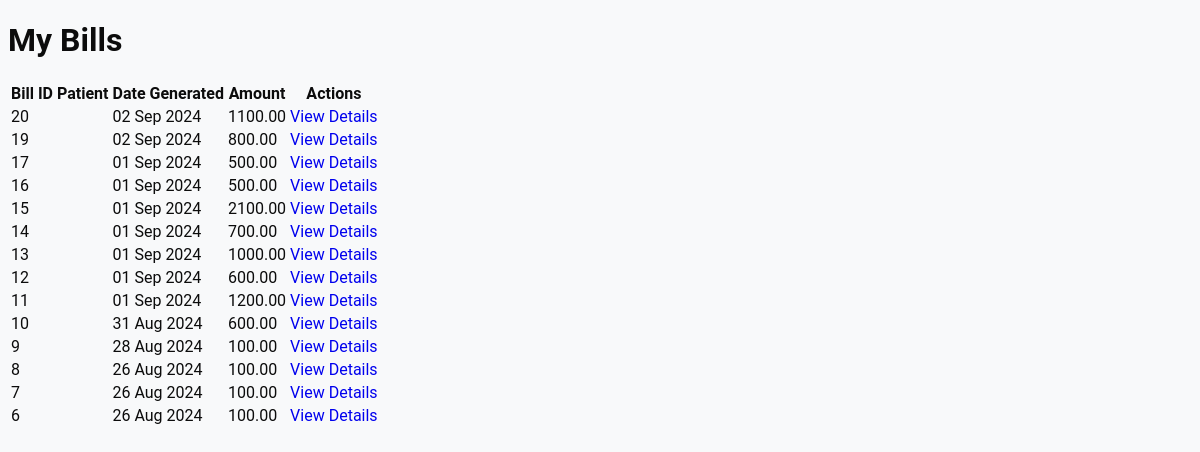
/billing/doctor_bills/ (signed in), run on the app's committed database.
### Billing/models.py (models this page shows, shortened)
class Bill(models.Model):
    patient = models.ForeignKey(Patient, on_delete=models.CASCADE)
    doctor = models.ForeignKey(Doctor, on_delete=models.CASCADE)
    patient_phone = models.CharField(max_length=15, null=True, blank=True)  # Allowing null values
    patient_address = models.TextField(null=True, blank=True)  # Allowing null values
    room_charge = models.DecimalField(max_digits=10, decimal_places=2, default=0.00)
    medicine_cost = models.DecimalField(max_digits=10, decimal_places=2, default=0.00)
    other_charges = models.DecimalField(max_digits=10, decimal_places=2, default=0.00)
    days_stayed = models.IntegerField(default=0)
    date_generated = models.DateTimeField(auto_now_add=True)
    amount = models.DecimalField(max_digits=10, decimal_places=2, blank=True, null=True)  # Allow null and blank
    consultation_fee = models.DecimalField(max_digits=10, decimal_places=2, default=0.00)

### Billing/views.py (the view)
# urls.py: path('doctor_bills/', views.doctor_bills, name='doctor_bills'),
@login_required
def doctor_bills(request):
    doctor = request.user.doctor
    bills = Bill.objects.filter(doctor=doctor).order_by('-date_generated')
    return render(request, 'doctor_bills.html', {'bills': bills})

### appointments/context_processors.py (called while the page is built)
def base_context(request):
    dashboard_url = None
    if request.user.is_authenticated:
        dashboard_url = get_dashboard_url(request.user)
    return {'dashboard_url': dashboard_url}

### appointments/utils.py (called while the page is built)
def get_dashboard_url(user: User) -> str:
    if user.groups.filter(name='Doctor').exists():
        return 'doctor_dashboard'
    elif user.groups.filter(name='Patient').exists():
        return 'patient_dashboard'
    elif user.is_superuser:
        return 'admin_dashboard'
    return None

### templates/doctor_bills.html (shortened to what this page needs)
{% load static %}
<!DOCTYPE html>
<html lang="en">
<head>
    <link rel="stylesheet" href="{% static 'css/style.css' %}">
</head>
<body>
    <h1>My Bills</h1>
    <table>
        <thead>
            <tr>
                <th>Bill ID</th>
                <th>Patient</th>
                <th>Date Generated</th>
                <th>Amount</th>
                <th>Actions</th>
            </tr>
        </thead>
        <tbody>
            {% for bill in bills %}
            <tr>
                <td>{{ bill.id }}</td>
                <td>{{ bill.patient.name }}</td>
                <td>{{ bill.date_generated|date:"d M Y" }}</td>
                <td>{{ bill.amount }}</td>
                <td><a href="{% url 'billing:billing_detail' bill.id %}">View Details</a></td>
            </tr>
            {% empty %}
            <tr>
                <td colspan="5">No bills found.</td>
            </tr>
            {% endfor %}
        </tbody>
    </table>
</body>
</html>

### static/css/style.css (style rules this page uses)
body { font-family: 'Roboto', sans-serif; color: #0c0c0c; background-color: #c9c4c4; overflow-x: hidden; }
a, a:hover, a:focus { text-decoration: none; }
body { font-family: 'Roboto', sans-serif; background-color: #f8f9fa; }

### data on the page
Bill: id "20", date_generated "02 Sep 2024", amount "1100.00"
Bill: id "19", date_generated "02 Sep 2024", amount "800.00"
Bill: id "17", date_generated "01 Sep 2024", amount "500.00"
Bill: id "16", date_generated "01 Sep 2024", amount "500.00"
Bill: id "15", date_generated "01 Sep 2024", amount "2100.00"
Bill: id "14", date_generated "01 Sep 2024", amount "700.00"
Bill: id "13", date_generated "01 Sep 2024", amount "1000.00"
Bill: id "12", date_generated "01 Sep 2024", amount "600.00"
Bill: id "11", date_generated "01 Sep 2024", amount "1200.00"
Bill: id "10", date_generated "31 Aug 2024", amount "600.00"
Bill: id "9", date_generated "28 Aug 2024", amount "100.00"
Bill: id "8", date_generated "26 Aug 2024", amount "100.00"
Bill: id "7", date_generated "26 Aug 2024", amount "100.00"
Bill: id "6", date_generated "26 Aug 2024", amount "100.00"
